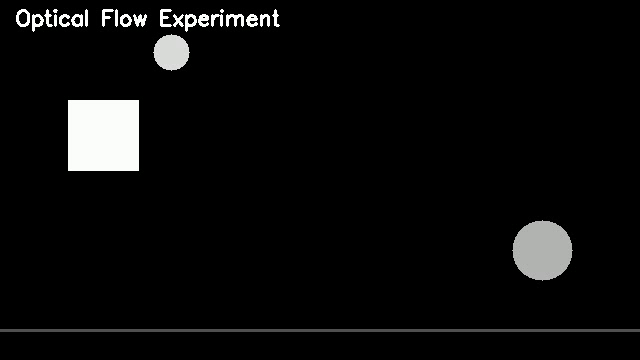
#> input picture frame 12 of Experiment 8 - Solutions by students/video.mp4, 640 x 360 px
$ jupyter execute 'labsheet 8.ipynb'
#> lines starting #> are read from the running program, lines starting #| are printed output that depends on the picture; after the words box and inside, x2 and y2 are one past the last pixel; in counts of white or black regions, pixels touching at a corner belong together; long printed decimals are rounded
[cell 1]
import cv2
import numpy as np

cap = cv2.VideoCapture("video.mp4")

if not cap.isOpened():
    print("Video not found!")
else:
    print("Video loaded successfully")

cap.release()

[cell 2]
import cv2
import numpy as np

cap = cv2.VideoCapture("video.mp4")

ret, frame = cap.read()
#> frame is the input picture: shape (360, 640, 3); mean B, G, R 11.3, 11.4, 11.3

gray = cv2.cvtColor(frame, cv2.COLOR_BGR2GRAY)

corners = cv2.goodFeaturesToTrack(
    gray,
    maxCorners=100,
    qualityLevel=0.3,
    minDistance=7
)
#> corners = 49 rows, first 8: [55, 14], [113, 10], [52, 25], [171, 10], [279, 25], [145, 14], [47, 9], [33, 31]

if corners is not None:
    corners = np.intp(corners)

    for corner in corners:
        x, y = corner.ravel()
        cv2.circle(frame, (x, y), 5, (0, 255, 0), -1)
#> this loop made 49 passes
#> (x, y) on passes 1 to 12: (55, 14), (113, 10), (52, 25), (171, 10), (279, 25), (145, 14), (47, 9), (33, 31), (212, 26), (110, 17), (86, 9), (86, 26)
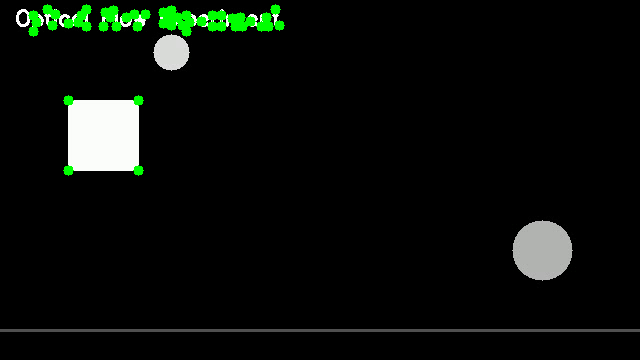
#> frame: shape (360, 640, 3); 1.62% of pixels changed, all inside (x1, y1, x2, y2) = (28, 4, 285, 176)

cv2.imshow("Shi-Tomasi Corners", frame)
cv2.waitKey(0)

cap.release()
cv2.destroyAllWindows()

[cell 3]
import cv2
import numpy as np

cap = cv2.VideoCapture("video.mp4")

ret, old_frame = cap.read()
old_gray = cv2.cvtColor(old_frame, cv2.COLOR_BGR2GRAY)

p0 = cv2.goodFeaturesToTrack(
    old_gray,
    maxCorners=100,
    qualityLevel=0.3,
    minDistance=7
)
#> p0 has the same summary as corners

while True:

    ret, frame = cap.read()
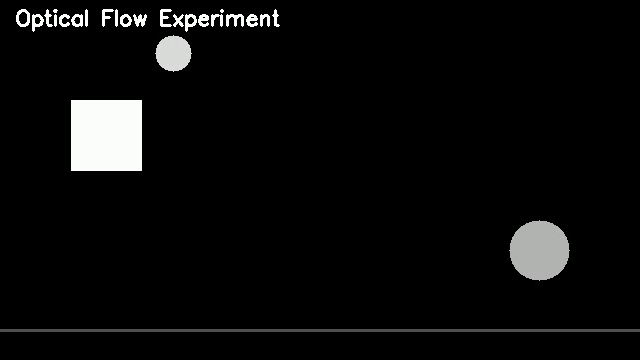
#> input picture frame 13 of Experiment 8 - Solutions by students/video.mp4, 640 x 360 px
#> frame is the input picture: shape (360, 640, 3); mean B, G, R 11.3, 11.4, 11.3

    if not ret:
        break

    gray = cv2.cvtColor(frame, cv2.COLOR_BGR2GRAY)

    p1, status, error = cv2.calcOpticalFlowPyrLK(
        old_gray,
        gray,
        p0,
        None,
        winSize=(15, 15),
        maxLevel=2,
        criteria=(
            cv2.TERM_CRITERIA_EPS |
            cv2.TERM_CRITERIA_COUNT,
            10,
            0.03
        )
    )
#> p1 has the same summary as corners; status = 49 values from 1 to 1; error = 49 values, max 2.55 at index 19, min 0 at index 0, mean 0.0714

    if p1 is not None:

        good_new = p1[status == 1]
#> good_new = 49 pairs, first value 33 to 279, second value 9 to 170
        good_old = p0[status == 1]
#> good_old has the same summary as good_new

        for new, old in zip(good_new, good_old):

            x_new, y_new = new.ravel()
            x_old, y_old = old.ravel()

            cv2.arrowedLine(
                frame,
                (int(x_old), int(y_old)),
                (int(x_new), int(y_new)),
                (0, 255, 0),
                2
            )

            cv2.circle(
                frame,
                (int(x_new), int(y_new)),
                4,
                (0, 0, 255),
                -1
            )
#> this loop made 49 passes
#> (x_new, y_new, x_old, y_old) on passes 1 to 12: (55, 14, 55, 14), (113, 10, 113, 10), (52, 25, 52, 25), (171, 10, 171, 10), (279, 25, 279, 25), (145, 14, 145, 14), (47, 9, 47, 9), (33, 31, 33, 31), (212, 26, 212, 26), (110, 17, 110, 17), (86, 9, 86, 9), (86, 26, 86, 26)
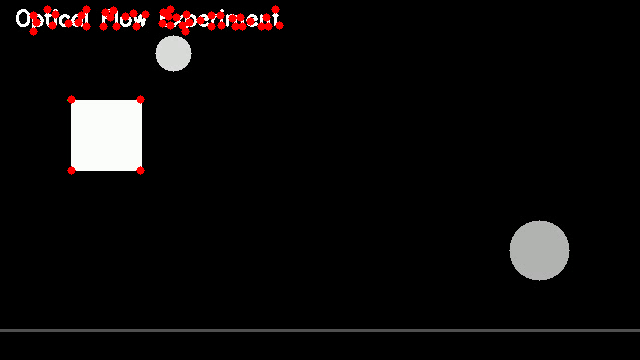
#> frame: shape (360, 640, 3); 1.04% of pixels changed, all inside (x1, y1, x2, y2) = (29, 5, 284, 175)

        p0 = good_new.reshape(-1, 1, 2)

    cv2.imshow("Lucas-Kanade Tracking", frame)

    old_gray = gray.copy()

    if cv2.waitKey(30) & 0xFF == 27:
#> (key Esc is pressed here)
        break

cap.release()
cv2.destroyAllWindows()

[cell 4]
import cv2
import numpy as np

cap = cv2.VideoCapture("video.mp4")

ret, old_frame = cap.read()
old_gray = cv2.cvtColor(old_frame, cv2.COLOR_BGR2GRAY)

p0 = cv2.goodFeaturesToTrack(
    old_gray,
    maxCorners=50,
    qualityLevel=0.3,
    minDistance=7
)

mask = np.zeros_like(old_frame)

while True:

    ret, frame = cap.read()

    if not ret:
        break

    gray = cv2.cvtColor(frame, cv2.COLOR_BGR2GRAY)

    p1, status, error = cv2.calcOpticalFlowPyrLK(
        old_gray,
        gray,
        p0,
        None
    )
#> error = 49 values, max 9.97 at index 24, min 0 at index 2, mean 0.398

    if p1 is not None:

        good_new = p1[status == 1]
        good_old = p0[status == 1]

        for new, old in zip(good_new, good_old):

            x_new, y_new = new.ravel()
            x_old, y_old = old.ravel()

            cv2.line(
                mask,
                (int(x_old), int(y_old)),
                (int(x_new), int(y_new)),
                (0, 255, 0),
                2
            )

            cv2.circle(
                frame,
                (int(x_new), int(y_new)),
                4,
                (0, 0, 255),
                -1
            )
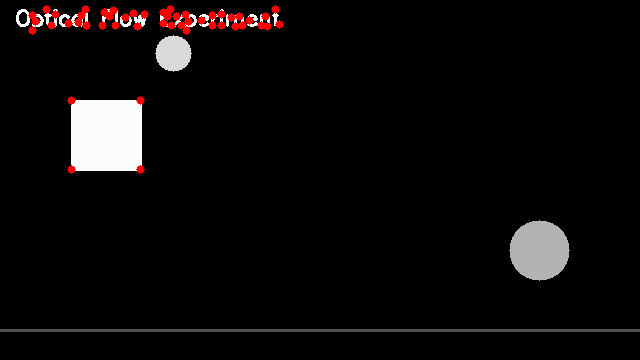
#> frame: shape (360, 640, 3); 1.03% of pixels changed, all inside (x1, y1, x2, y2) = (28, 5, 284, 174)
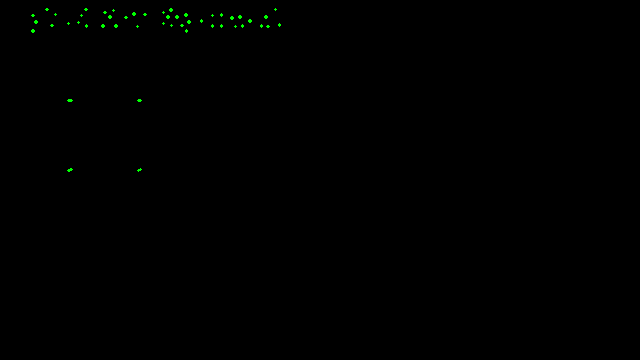
#> mask: shape (360, 640, 3); mean B, G, R 0, 0.5, 0

        output = cv2.add(frame, mask)

        p0 = good_new.reshape(-1, 1, 2)

    else:
        output = frame

    cv2.imshow("Motion Trajectory", output)

    old_gray = gray.copy()

    if cv2.waitKey(30) & 0xFF == 27:
#> (key Esc is pressed here)
        break

cap.release()
cv2.destroyAllWindows()

[cell 5]
import cv2
import numpy as np

cap = cv2.VideoCapture("video.mp4")

ret, old_frame = cap.read()
old_gray = cv2.cvtColor(old_frame, cv2.COLOR_BGR2GRAY)

p0 = cv2.goodFeaturesToTrack(
    old_gray,
    maxCorners=100,
    qualityLevel=0.3,
    minDistance=7
)

while True:

    ret, frame = cap.read()

    if not ret:
        break

    gray = cv2.cvtColor(frame, cv2.COLOR_BGR2GRAY)

    p1, status, error = cv2.calcOpticalFlowPyrLK(
        old_gray,
        gray,
        p0,
        None
    )

    if p1 is not None:

        good_new = p1[status == 1]
        good_old = p0[status == 1]

        for new, old in zip(good_new, good_old):

            x_new, y_new = new.ravel()
            x_old, y_old = old.ravel()

            dx = x_new - x_old
            dy = y_new - y_old

            magnitude = np.sqrt(dx**2 + dy**2)
            direction = np.degrees(np.arctan2(dy, dx))

            print(
                "Magnitude:",
                round(float(magnitude), 2),
                "Direction:",
                round(float(direction), 2)
            )

            cv2.arrowedLine(
                frame,
                (int(x_old), int(y_old)),
                (int(x_new), int(y_new)),
                (0, 255, 0),
                2
            )
#> this loop made 49 passes
#> (x_new, y_new, x_old, y_old, dx, dy, magnitude, direction) on passes 1 to 12: (55, 14, 55, 14, 9.16e-05, 3.81e-05, 9.92e-05, 22.62), (113, 10, 113, 10, 6.87e-05, 0.000136, 0.000153, 63.27), (52, 25, 52, 25, -1.53e-05, 1.34e-05, 2.03e-05, 138.8), (171, 10, 171, 10, -0.000519, -2e-05, 0.000519, -177.8), (279, 25, 279, 25, 0.000397, -0.000172, 0.000432, -23.4), (145, 14, 145, 14, -6.1e-05, 0.000818, 0.000821, 94.27), (47, 9, 47, 9, -0.000271, 0.000258, 0.000374, 136.3), (33, 31, 33, 31, -0.000366, -0.000776, 0.000858, -115.3), (212, 26, 212, 26, 0, -3.05e-05, 3.05e-05, -90), (110, 17, 110, 17, -3.05e-05, -0.000137, 0.000141, -102.5), (86, 9, 86, 9, -5.34e-05, 2.38e-05, 5.85e-05, 155.9), (86, 26, 86, 26, 1.53e-05, -4.58e-05, 4.83e-05, -71.57)
#> old on passes 28 to 33: [240, 17], [266, 17], [250, 21], [68, 23], [186, 15], [81, 15]
#| Magnitude: 0.0 Direction: 22.62
#| Magnitude: 0.0 Direction: 63.27
#| Magnitude: 0.0 Direction: 138.81
#| Magnitude: 0.0 Direction: -177.79
#| Magnitude: 0.0 Direction: -23.4
#| Magnitude: 0.0 Direction: 94.27
#| Magnitude: 0.0 Direction: 136.34
#| Magnitude: 0.0 Direction: -115.26
#> (further printed lines are left out)
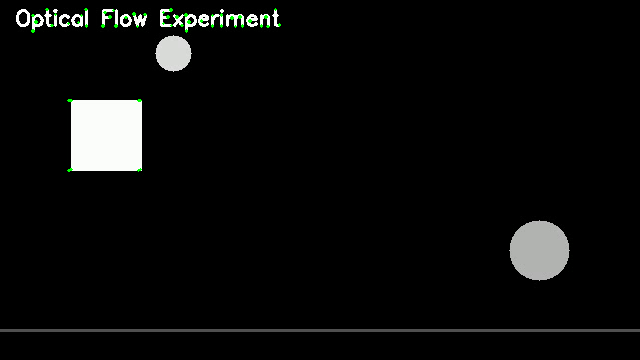
#> frame: shape (360, 640, 3); 0.19% of pixels changed, all inside (x1, y1, x2, y2) = (31, 8, 281, 172)

        p0 = good_new.reshape(-1, 1, 2)

    cv2.imshow("Motion Analysis", frame)

    old_gray = gray.copy()

    if cv2.waitKey(30) & 0xFF == 27:
#> (key Esc is pressed here)
        break

cap.release()
cv2.destroyAllWindows()

[cell 6]
import cv2
import numpy as np

cap = cv2.VideoCapture("video.mp4")

ret, old_frame = cap.read()
old_gray = cv2.cvtColor(old_frame, cv2.COLOR_BGR2GRAY)

while True:

    ret, frame = cap.read()

    if not ret:
        break

    gray = cv2.cvtColor(frame, cv2.COLOR_BGR2GRAY)

    flow = cv2.calcOpticalFlowFarneback(
        old_gray,
        gray,
        None,
        0.5,
        3,
        15,
        3,
        5,
        1.2,
        0
    )

    magnitude, angle = cv2.cartToPolar(
        flow[..., 0],
        flow[..., 1]
    )
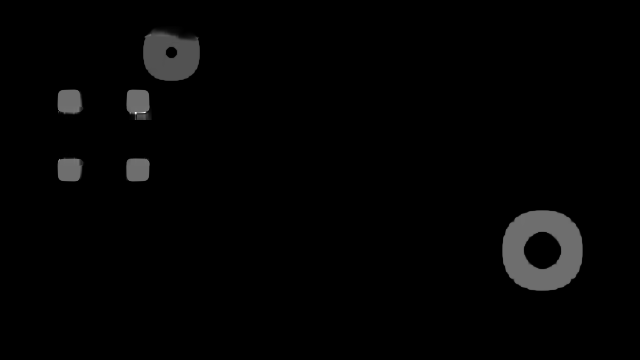
#> magnitude: shape (360, 640) float32; min 0, max 6.92, mean 0.105; drawn with min black and max white
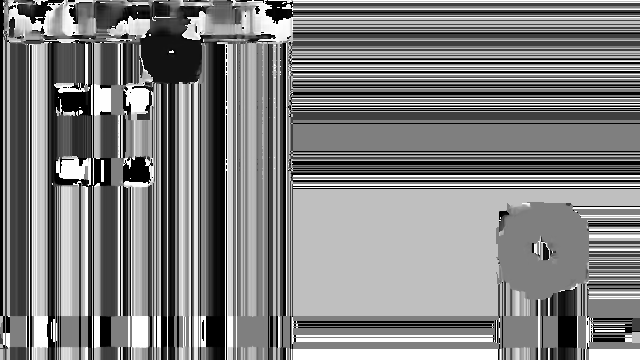
#> angle: shape (360, 640) float32; min 0, max 6.28, mean 3.15; drawn with min black and max white

    hsv = np.zeros_like(frame)

    hsv[..., 1] = 255

    hsv[..., 0] = angle * 180 / np.pi / 2

    hsv[..., 2] = cv2.normalize(
        magnitude,
        None,
        0,
        255,
        cv2.NORM_MINMAX
    )
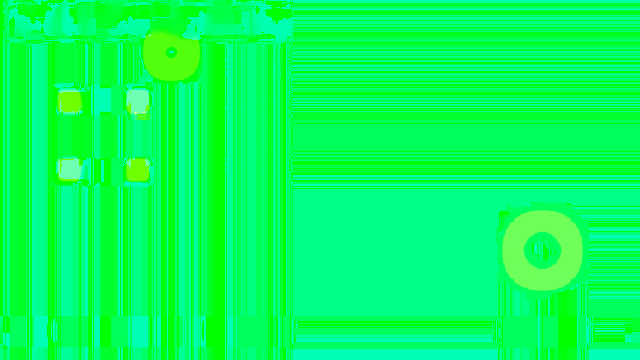
#> hsv: shape (360, 640, 3); mean of channels 0, 1, 2 90, 255, 3.8; drawn as B, G, R

    result = cv2.cvtColor(
        hsv,
        cv2.COLOR_HSV2BGR
    )
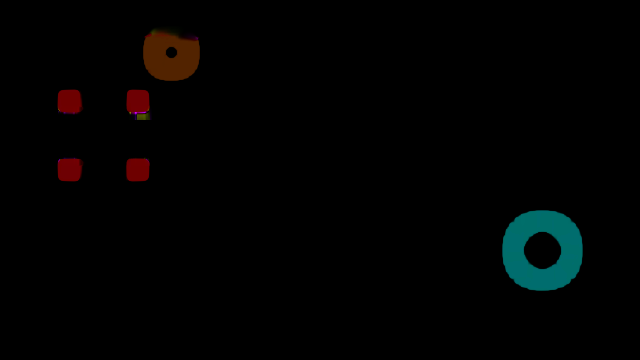
#> result: shape (360, 640, 3); mean B, G, R 2.1, 2.4, 1.8

    cv2.imshow("Farneback Dense Optical Flow", result)

    old_gray = gray.copy()

    if cv2.waitKey(30) & 0xFF == 27:
#> (key Esc is pressed here)
        break

cap.release()
cv2.destroyAllWindows()

[cell 7]
import cv2
import numpy as np

cap = cv2.VideoCapture("video.mp4")

ret, old_frame = cap.read()
old_gray = cv2.cvtColor(old_frame, cv2.COLOR_BGR2GRAY)

p0 = cv2.goodFeaturesToTrack(
    old_gray,
    maxCorners=50,
    qualityLevel=0.3,
    minDistance=7
)

total_distance = 0
frame_count = 0

while True:

    ret, frame = cap.read()

    if not ret:
        break

    gray = cv2.cvtColor(frame, cv2.COLOR_BGR2GRAY)

    p1, status, error = cv2.calcOpticalFlowPyrLK(
        old_gray,
        gray,
        p0,
        None
    )

    if p1 is not None:

        good_new = p1[status == 1]
        good_old = p0[status == 1]

        for new, old in zip(good_new, good_old):

            x_new, y_new = new.ravel()
            x_old, y_old = old.ravel()

            distance = np.sqrt(
                (x_new - x_old)**2 +
                (y_new - y_old)**2
            )

            total_distance += distance
#> this loop made 49 passes
#> (new, old) on passes 20, 25, 27, 39, 40, 42, 43: ([186, 30.98], [186, 31]), ([171, 25.14], [171, 25]), ([182, 25.07], [182, 25]), ([71, 100], [68, 100]), ([141, 170], [138, 170]), ([71, 170], [68, 170]), ([141, 100], [138, 100])

        frame_count += 1
        p0 = good_new.reshape(-1, 1, 2)

    old_gray = gray.copy()

    if cv2.waitKey(1) & 0xFF == 27:
#> (key Esc is pressed here)
        break

cap.release()

if frame_count > 0:
    average_speed = total_distance / frame_count
    print("Total Displacement:", total_distance)
#| Total Displacement: 12.258
    print("Average Speed:", average_speed, "pixels/frame")
#| Average Speed: 12.258 pixels/frame

cv2.destroyAllWindows()

[cell 8]
import cv2
import time

cap = cv2.VideoCapture("video.mp4")

ret, old_frame = cap.read()
old_gray = cv2.cvtColor(old_frame, cv2.COLOR_BGR2GRAY)

while True:

    ret, frame = cap.read()

    if not ret:
        break

    gray = cv2.cvtColor(frame, cv2.COLOR_BGR2GRAY)

    # Lucas-Kanade
    start_lk = time.time()

    p0 = cv2.goodFeaturesToTrack(
        old_gray,
        maxCorners=100,
        qualityLevel=0.3,
        minDistance=7
    )

    if p0 is not None:
        p1, status, error = cv2.calcOpticalFlowPyrLK(
            old_gray,
            gray,
            p0,
            None
        )

    lk_time = time.time() - start_lk

    # Farneback
    start_fb = time.time()

    flow = cv2.calcOpticalFlowFarneback(
        old_gray,
        gray,
        None,
        0.5,
        3,
        15,
        3,
        5,
        1.2,
        0
    )

    fb_time = time.time() - start_fb

    print("Lucas-Kanade Time:", lk_time)
    print("Farneback Time:", fb_time)

    old_gray = gray.copy()

    if cv2.waitKey(30) & 0xFF == 27:
#> (key Esc is pressed here)
